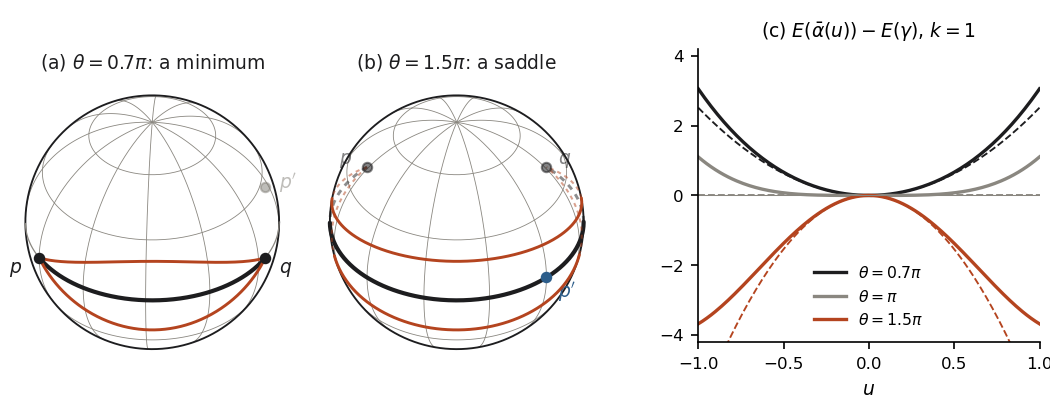

Source code (Python):
"""Figure for Chapter 8: the second variation of the energy along a great-circle route.

A route of angle theta along the equator of the unit sphere, starting at p = (1, 0, 0), and the
variation alpha(u, t) = exp_{gamma(t)}(u sin(k pi t) N), N = (0, 0, 1): the point at latitude
u sin(k pi t) and longitude theta t.  Panels (a), (b): the globe for theta = 0.7 pi and 1.5 pi with
the varied routes u = +-0.35 (k = 1).  Panel (c): E(alpha(u)) - E(gamma) against u, with the
parabola (k^2 pi^2 - theta^2) u^2 / 2 predicted by the second variation formula.

Writes fig8-variation.png (150 dpi, 7 inches wide).
"""
import numpy as np
import matplotlib

matplotlib.use("Agg")
import matplotlib.pyplot as plt

FG, ACCENT, MUTED, BLUE = "#1d1d1f", "#b4441f", "#8a8780", "#2c5d8a"


def view_frame(lon_v, lat_v):
    """Orthonormal screen frame (ex, ey, ez) for a viewer in direction (lon_v, lat_v)."""
    v = np.array([np.cos(lat_v) * np.cos(lon_v), np.cos(lat_v) * np.sin(lon_v), np.sin(lat_v)])
    ex = np.array([-np.sin(lon_v), np.cos(lon_v), 0.0])
    ey = np.cross(v, ex)
    return ex, ey, v


def project(P, frame):
    ex, ey, ez = frame
    return P @ ex, P @ ey, P @ ez


def draw_curve(ax, P, frame, color, lw, front_ls="-", zorder=3, alpha_back=0.5):
    x, y, z = project(P, frame)
    vis = z >= 0
    # split into runs of constant visibility
    start = 0
    for i in range(1, len(x) + 1):
        if i == len(x) or vis[i] != vis[start]:
            sl = slice(start, min(i + 1, len(x)))
            if vis[start]:
                ax.plot(x[sl], y[sl], color=color, lw=lw, ls=front_ls, zorder=zorder,
                        solid_capstyle="round")
            else:
                ax.plot(x[sl], y[sl], color=color, lw=lw * 0.7, ls=(0, (2, 2)), alpha=alpha_back,
                        zorder=zorder - 1)
            start = i


def route(theta, n=400):
    lam = np.linspace(0, theta, n)
    return np.stack([np.cos(lam), np.sin(lam), 0 * lam], 1)


def varied(theta, u, k, n=400):
    t = np.linspace(0, 1, n)
    psi = u * np.sin(k * np.pi * t)
    lam = theta * t
    return np.stack([np.cos(psi) * np.cos(lam), np.cos(psi) * np.sin(lam), np.sin(psi)], 1)


def globe(ax, theta, u, k, title):
    frame = view_frame(theta / 2, np.radians(38))
    circ = np.linspace(0, 2 * np.pi, 300)
    ax.plot(np.cos(circ), np.sin(circ), color=FG, lw=0.9)
    # graticule
    for lat in np.radians([-60, -30, 30, 60]):
        lon = np.linspace(0, 2 * np.pi, 300)
        P = np.stack([np.cos(lat) * np.cos(lon), np.cos(lat) * np.sin(lon), np.sin(lat) + 0 * lon], 1)
        draw_curve(ax, P, frame, MUTED, 0.4, zorder=1, alpha_back=0.0)
    for lon in np.radians(np.arange(0, 360, 30)):
        lat = np.linspace(-np.pi / 2, np.pi / 2, 200)
        P = np.stack([np.cos(lat) * np.cos(lon), np.cos(lat) * np.sin(lon), np.sin(lat)], 1)
        draw_curve(ax, P, frame, MUTED, 0.4, zorder=1, alpha_back=0.0)
    # full equator (faint), the route, and the varied routes
    draw_curve(ax, route(2 * np.pi), frame, MUTED, 0.6, zorder=2, alpha_back=0.0)
    draw_curve(ax, route(theta), frame, FG, 2.0, zorder=4)
    for s in (+1, -1):
        draw_curve(ax, varied(theta, s * u, k), frame, ACCENT, 1.4, zorder=5)
    # marked points
    pts = {"$p$": np.array([1.0, 0, 0]), "$q$": np.array([np.cos(theta), np.sin(theta), 0]),
           "$p'$": np.array([-1.0, 0, 0])}
    for lab, P in pts.items():
        x, y, z = project(P[None, :], frame)
        if lab == "$p'$" and theta < np.pi:
            col = MUTED
        else:
            col = BLUE if lab == "$p'$" else FG
        a = 1.0 if z[0] >= 0 else 0.55
        ax.plot(x, y, "o", ms=4.5, color=col, alpha=a, zorder=6)
        r = np.hypot(x[0], y[0]) + 1e-9
        off = (11 * x[0] / r - 4, 11 * y[0] / r - 4)
        ax.annotate(lab, (x[0], y[0]), xytext=off, textcoords="offset points", fontsize=9,
                    color=col, alpha=a)
    ax.set_xlim(-1.2, 1.2)
    ax.set_ylim(-1.12, 1.12)
    ax.set_aspect("equal")
    ax.axis("off")
    ax.set_title(title, fontsize=9, color=FG)


def energy(theta, u, k, n=4001):
    t = np.linspace(0, 1, n)
    f = (k * np.pi * u) ** 2 * np.cos(k * np.pi * t) ** 2 + theta ** 2 * np.cos(u * np.sin(k * np.pi * t)) ** 2
    w = np.ones(n)
    w[1:-1:2], w[2:-1:2] = 4, 2
    return (t[1] - t[0]) / 3 * np.sum(w * f)


fig = plt.figure(figsize=(7.0, 2.75), dpi=150)
ax1 = fig.add_axes([0.0, 0.04, 0.29, 0.84])
ax2 = fig.add_axes([0.29, 0.04, 0.29, 0.84])
ax3 = fig.add_axes([0.665, 0.17, 0.325, 0.71])

globe(ax1, 0.7 * np.pi, 0.35, 1, r"(a) $\theta = 0.7\pi$: a minimum")
globe(ax2, 1.5 * np.pi, 0.35, 1, r"(b) $\theta = 1.5\pi$: a saddle")

us = np.linspace(-1.0, 1.0, 161)
for theta, col, lab in ((0.7 * np.pi, FG, r"$0.7\pi$"), (np.pi, MUTED, r"$\pi$"),
                        (1.5 * np.pi, ACCENT, r"$1.5\pi$")):
    E0 = theta ** 2
    ax3.plot(us, [energy(theta, u, 1) - E0 for u in us], color=col, lw=1.6, label=r"$\theta=$" + lab)
    ax3.plot(us, 0.5 * (np.pi ** 2 - theta ** 2) * us ** 2, color=col, lw=0.9, ls="--")
ax3.axhline(0, color=MUTED, lw=0.5)
ax3.set_xlim(-1, 1)
ax3.set_ylim(-4.2, 4.2)
ax3.set_xlabel(r"$u$", fontsize=9)
ax3.set_title(r"(c) $E(\bar\alpha(u)) - E(\gamma)$, $k = 1$", fontsize=9)
ax3.tick_params(labelsize=8)
ax3.legend(fontsize=7.5, frameon=False, loc="lower center", ncol=1)
for s in ("top", "right"):
    ax3.spines[s].set_visible(False)

fig.savefig("fig8-variation.png", dpi=150)
print("wrote fig8-variation.png")
